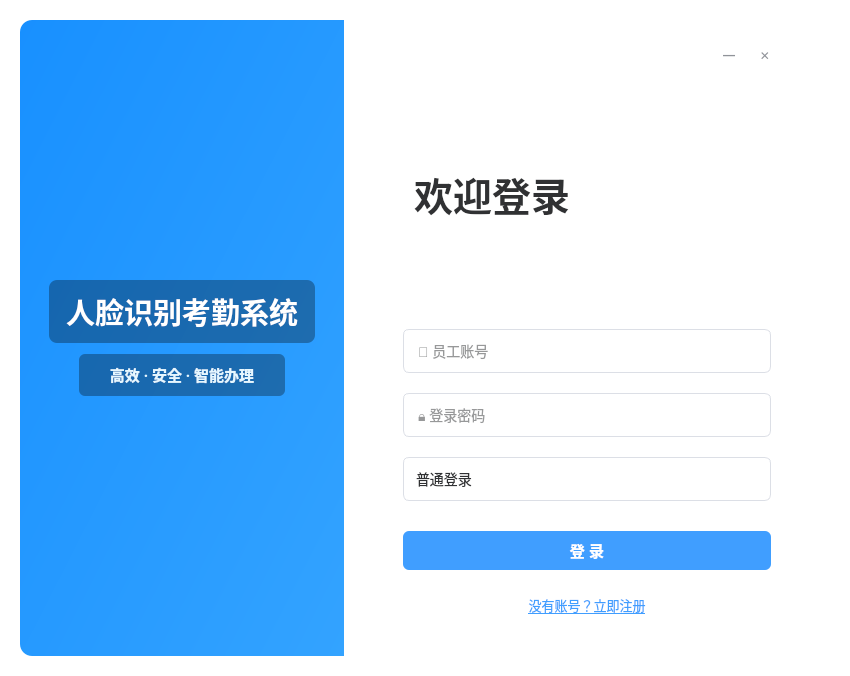
<?xml version="1.0" encoding="UTF-8"?>
<ui version="4.0">
	<class>AttendanceClientClass</class>
	<widget class="QWidget" name="AttendanceClientClass">
		<property name="geometry">
			<rect>
				<x>0</x>
				<y>0</y>
				<width>850</width>
				<height>676</height>
			</rect>
		</property>
		<property name="windowTitle">
			<string>人脸识别签到考勤系统</string>
		</property>
		<property name="styleSheet">
			<string notr="true">QWidget#AttendanceClientClass { background: transparent; }</string>
		</property>
		<layout class="QVBoxLayout" name="verticalLayout_Main">
			<property name="margin" stdset="0">
				<number>20</number>
			</property>
			<item>
				<widget class="QFrame" name="frame_Background">
					<property name="styleSheet">
						<string notr="true">QFrame#frame_Background { background-color: #FFFFFF; border-radius: 12px; }</string>
					</property>
					<layout class="QHBoxLayout" name="horizontalLayout_Card" stretch="4,6">
						<property name="spacing">
							<number>0</number>
						</property>
						<property name="margin" stdset="0">
							<number>0</number>
						</property>
						<item>
							<widget class="QFrame" name="frame_LeftBrand">
								<property name="styleSheet">
									<string notr="true">
										QFrame#frame_LeftBrand {
										background-color: qlineargradient(x1:0, y1:0, x2:1, y2:1, stop:0 #1890FF, stop:1 #33A3FF);
										border-image: url(login_bg.jpg) 0 0 0 0 stretch stretch;
										border-top-left-radius: 12px;
										border-bottom-left-radius: 12px;
										}
									</string>
								</property>
								<layout class="QVBoxLayout" name="verticalLayout_Brand">
									<item>
										<spacer name="verticalSpacer">
											<property name="orientation">
												<enum>Qt::Orientation::Vertical</enum>
											</property>
											<property name="sizeHint" stdset="0">
												<size>
													<width>20</width>
													<height>40</height>
												</size>
											</property>
										</spacer>
									</item>
									<item>
										<widget class="QLabel" name="label_LogoText">
											<property name="font">
												<font>
													<family>Microsoft YaHei</family>
													<pointsize>22</pointsize>
													<bold>true</bold>
												</font>
											</property>
											<property name="styleSheet">
												<string notr="true">color: #FFFFFF; background-color: rgba(0, 0, 0, 80); border-radius: 8px; padding: 10px; margin-left: 20px; margin-right: 20px;</string>
											</property>
											<property name="text">
												<string>人脸识别考勤系统</string>
											</property>
											<property name="alignment">
												<set>Qt::AlignmentFlag::AlignCenter</set>
											</property>
										</widget>
									</item>
									<item>
										<widget class="QLabel" name="label_SubTitle">
											<property name="font">
												<font>
													<family>Microsoft YaHei</family>
													<pointsize>11</pointsize>
													<bold>true</bold>
												</font>
											</property>
											<property name="styleSheet">
												<string notr="true">color: #E6F7FF; background-color: rgba(0, 0, 0, 80); border-radius: 6px; padding: 5px; margin-left: 50px; margin-right: 50px; margin-top: 5px;</string>
											</property>
											<property name="text">
												<string>高效 · 安全 · 智能办理</string>
											</property>
											<property name="alignment">
												<set>Qt::AlignmentFlag::AlignHCenter|Qt::AlignmentFlag::AlignTop</set>
											</property>
										</widget>
									</item>
									<item>
										<spacer name="verticalSpacer_2">
											<property name="orientation">
												<enum>Qt::Orientation::Vertical</enum>
											</property>
											<property name="sizeHint" stdset="0">
												<size>
													<width>20</width>
													<height>40</height>
												</size>
											</property>
										</spacer>
									</item>
								</layout>
							</widget>
						</item>
						<item>
							<widget class="QFrame" name="frame_RightForm">
								<property name="styleSheet">
									<string notr="true">
										QLineEdit, QComboBox {
										border: 1px solid #DCDFE6;
										border-radius: 6px;
										padding: 6px 12px;
										background: white;
										color: #303133;
										font-size: 14px;
										min-height: 30px;
										}
										QLineEdit:hover, QComboBox:hover { border-color: #C0C4CC; }
										QLineEdit:focus, QComboBox:focus { border-color: #409EFF; }
										QComboBox::drop-down { border: none; width: 30px; }
										QComboBox::down-arrow { image: none; border-left: 5px solid transparent; border-right: 5px solid transparent; border-top: 6px solid #909399; margin-top: 2px; }
										QComboBox QAbstractItemView {
										outline: none;
										border: 1px solid #E5E6EB;
										border-radius: 6px;
										background: white;
										padding: 4px;
										}
										QComboBox QAbstractItemView::item {
										min-height: 36px;
										color: #606266;
										padding-left: 8px;
										border-radius: 4px;
										margin: 2px;
										}
										QComboBox QAbstractItemView::item:hover { background-color: #F5F7FA; color: #409EFF; }
										QComboBox QAbstractItemView::item:selected { background-color: #ECF5FF; color: #409EFF; font-weight: bold; }
										QPushButton#btn_Login {
										background-color: #409EFF; color: white; border-radius: 6px; padding: 8px 20px; font-weight: bold; font-size: 15px; border: none; margin-top: 10px;
										}
										QPushButton#btn_Login:hover { background-color: #66B1FF; }
										QPushButton#btn_Login:pressed { background-color: #3A8EE6; }
										QPushButton#btn_ConfirmRegister {
										background-color: #67C23A; color: white; border-radius: 6px; padding: 8px 20px; font-weight: bold; border: none; margin-top: 10px;
										}
										QPushButton#btn_ConfirmRegister:hover { background-color: #85CE61; }
										QPushButton#btn_GoRegister {
										color: #409EFF; border: none; background: transparent; text-decoration: underline; margin-top: 5px; font-size: 13px;
										}
										QPushButton#btn_GoRegister:hover { color: #66B1FF; }
										QPushButton#btn_BackLogin {
										color: #909399; border: none; background: transparent; text-decoration: underline; margin-top: 5px; font-size: 13px;
										}
										QPushButton#btn_BackLogin:hover { color: #606266; }
										QLabel { color: #606266; font-weight: bold; }
									</string>
								</property>
								<layout class="QVBoxLayout" name="verticalLayout_Form">
									<property name="leftMargin">
										<number>50</number>
									</property>
									<property name="topMargin">
										<number>20</number>
									</property>
									<property name="rightMargin">
										<number>50</number>
									</property>
									<property name="bottomMargin">
										<number>30</number>
									</property>
									<item>
										<layout class="QHBoxLayout" name="horizontalLayout_Controls">
											<item>
												<spacer name="spacer_controls">
													<property name="orientation">
														<enum>Qt::Orientation::Horizontal</enum>
													</property>
													<property name="sizeHint" stdset="0">
														<size>
															<width>0</width>
															<height>0</height>
														</size>
													</property>
												</spacer>
											</item>
											<item>
												<widget class="QPushButton" name="btn_Min">
													<property name="minimumSize">
														<size>
															<width>30</width>
															<height>30</height>
														</size>
													</property>
													<property name="styleSheet">
														<string notr="true">QPushButton { color: #909399; font-weight: bold; border: none; background: transparent; } QPushButton:hover { background-color: #F4F4F5; border-radius: 4px; }</string>
													</property>
													<property name="text">
														<string>—</string>
													</property>
												</widget>
											</item>
											<item>
												<widget class="QPushButton" name="btn_Close">
													<property name="minimumSize">
														<size>
															<width>30</width>
															<height>30</height>
														</size>
													</property>
													<property name="styleSheet">
														<string notr="true">QPushButton { color: #909399; font-weight: bold; border: none; background: transparent; } QPushButton:hover { color: #FFF; background-color: #F56C6C; border-radius: 4px; }</string>
													</property>
													<property name="text">
														<string>✕</string>
													</property>
												</widget>
											</item>
										</layout>
									</item>
									<item>
										<spacer name="spacer_top">
											<property name="orientation">
												<enum>Qt::Orientation::Vertical</enum>
											</property>
											<property name="sizeHint" stdset="0">
												<size>
													<width>0</width>
													<height>0</height>
												</size>
											</property>
										</spacer>
									</item>
									<item>
										<widget class="QStackedWidget" name="stackedWidget">
											<property name="currentIndex">
												<number>0</number>
											</property>
											<widget class="QWidget" name="page_Login">
												<layout class="QVBoxLayout" name="vL_Login">
													<property name="spacing">
														<number>20</number>
													</property>
													<item>
														<widget class="QLabel" name="lbl_LoginTitle">
															<property name="font">
																<font>
																	<family>Microsoft YaHei</family>
																	<pointsize>29</pointsize>
																	<bold>true</bold>
																</font>
															</property>
															<property name="styleSheet">
																<string notr="true">color: #303133; border: none; margin-bottom: 10px;</string>
															</property>
															<property name="text">
																<string>欢迎登录</string>
															</property>
														</widget>
													</item>
													<item>
														<widget class="QLineEdit" name="lineEdit_Account">
															<property name="minimumSize">
																<size>
																	<width>0</width>
																	<height>44</height>
																</size>
															</property>
															<property name="placeholderText">
																<string>👤 员工账号</string>
															</property>
														</widget>
													</item>
													<item>
														<widget class="QLineEdit" name="lineEdit_pwd">
															<property name="minimumSize">
																<size>
																	<width>0</width>
																	<height>44</height>
																</size>
															</property>
															<property name="echoMode">
																<enum>QLineEdit::EchoMode::Password</enum>
															</property>
															<property name="placeholderText">
																<string>🔒 登录密码</string>
															</property>
														</widget>
													</item>
													<item>
														<widget class="QComboBox" name="comboBox_Role">
															<property name="minimumSize">
																<size>
																	<width>0</width>
																	<height>44</height>
																</size>
															</property>
															<property name="font">
																<font>
																	<family>Microsoft YaHei</family>
																	<pointsize>-1</pointsize>
																</font>
															</property>
															<item>
																<property name="text">
																	<string>普通登录</string>
																</property>
															</item>
															<item>
																<property name="text">
																	<string>管理员登录</string>
																</property>
															</item>
														</widget>
													</item>
													<item>
														<widget class="QPushButton" name="btn_Login">
															<property name="minimumSize">
																<size>
																	<width>0</width>
																	<height>45</height>
																</size>
															</property>
															<property name="cursor">
																<cursorShape>PointingHandCursor</cursorShape>
															</property>
															<property name="text">
																<string>登 录</string>
															</property>
														</widget>
													</item>
													<item>
														<widget class="QPushButton" name="btn_GoRegister">
															<property name="cursor">
																<cursorShape>PointingHandCursor</cursorShape>
															</property>
															<property name="text">
																<string>没有账号？立即注册</string>
															</property>
														</widget>
													</item>
												</layout>
											</widget>
											<widget class="QWidget" name="page_Register">
												<layout class="QVBoxLayout" name="vL_Reg">
													<item>
														<widget class="QLabel" name="lbl_RegTitle">
															<property name="font">
																<font>
																	<family>Microsoft YaHei</family>
																	<pointsize>16</pointsize>
																	<bold>true</bold>
																</font>
															</property>
															<property name="styleSheet">
																<string notr="true">color: #303133; margin-bottom: 10px; border: none;</string>
															</property>
															<property name="text">
																<string>员工入职注册</string>
															</property>
														</widget>
													</item>
													<item>
														<layout class="QFormLayout" name="formLayout_Reg">
															<property name="labelAlignment">
																<set>Qt::AlignmentFlag::AlignRight|Qt::AlignmentFlag::AlignTrailing|Qt::AlignmentFlag::AlignVCenter</set>
															</property>
															<property name="horizontalSpacing">
																<number>15</number>
															</property>
															<property name="verticalSpacing">
																<number>15</number>
															</property>
															<item row="0" column="1">
																<widget class="QLineEdit" name="lineEdit_RegAccount">
																	<property name="minimumSize">
																		<size>
																			<width>0</width>
																			<height>44</height>
																		</size>
																	</property>
																</widget>
															</item>
															<item row="1" column="0">
																<widget class="QLabel" name="label_5">
																	<property name="font">
																		<font>
																			<family>Microsoft YaHei</family>
																			<pointsize>12</pointsize>
																			<bold>true</bold>
																		</font>
																	</property>
																	<property name="text">
																		<string>姓名:</string>
																	</property>
																	<property name="alignment">
																		<set>Qt::AlignmentFlag::AlignCenter</set>
																	</property>
																</widget>
															</item>
															<item row="1" column="1">
																<widget class="QLineEdit" name="lineEdit_RegName">
																	<property name="minimumSize">
																		<size>
																			<width>0</width>
																			<height>44</height>
																		</size>
																	</property>
																</widget>
															</item>
															<item row="2" column="0">
																<widget class="QLabel" name="label_6">
																	<property name="font">
																		<font>
																			<family>Microsoft YaHei</family>
																			<pointsize>12</pointsize>
																			<bold>true</bold>
																		</font>
																	</property>
																	<property name="text">
																		<string>密码:</string>
																	</property>
																	<property name="alignment">
																		<set>Qt::AlignmentFlag::AlignCenter</set>
																	</property>
																</widget>
															</item>
															<item row="2" column="1">
																<widget class="QLineEdit" name="lineEdit_RegPwd">
																	<property name="minimumSize">
																		<size>
																			<width>0</width>
																			<height>44</height>
																		</size>
																	</property>
																	<property name="echoMode">
																		<enum>QLineEdit::EchoMode::Password</enum>
																	</property>
																</widget>
															</item>
															<item row="3" column="0">
																<widget class="QLabel" name="label_7">
																	<property name="font">
																		<font>
																			<family>Microsoft YaHei</family>
																			<pointsize>12</pointsize>
																			<bold>true</bold>
																		</font>
																	</property>
																	<property name="text">
																		<string>手机:</string>
																	</property>
																	<property name="alignment">
																		<set>Qt::AlignmentFlag::AlignCenter</set>
																	</property>
																</widget>
															</item>
															<item row="3" column="1">
																<widget class="QLineEdit" name="lineEdit_RegPhone">
																	<property name="minimumSize">
																		<size>
																			<width>0</width>
																			<height>44</height>
																		</size>
																	</property>
																</widget>
															</item>
															<item row="4" column="0">
																<widget class="QLabel" name="label_8">
																	<property name="font">
																		<font>
																			<family>Microsoft YaHei</family>
																			<pointsize>12</pointsize>
																			<bold>true</bold>
																		</font>
																	</property>
																	<property name="text">
																		<string>性别:</string>
																	</property>
																	<property name="alignment">
																		<set>Qt::AlignmentFlag::AlignCenter</set>
																	</property>
																</widget>
															</item>
															<item row="4" column="1">
																<widget class="QComboBox" name="comboBox_RegGender">
																	<property name="minimumSize">
																		<size>
																			<width>0</width>
																			<height>44</height>
																		</size>
																	</property>
																	<property name="font">
																		<font>
																			<family>Microsoft YaHei</family>
																			<pointsize>-1</pointsize>
																		</font>
																	</property>
																	<item>
																		<property name="text">
																			<string>男</string>
																		</property>
																	</item>
																	<item>
																		<property name="text">
																			<string>女</string>
																		</property>
																	</item>
																</widget>
															</item>
															<item row="5" column="0">
																<widget class="QLabel" name="label_9">
																	<property name="font">
																		<font>
																			<family>Microsoft YaHei</family>
																			<pointsize>12</pointsize>
																			<bold>true</bold>
																		</font>
																	</property>
																	<property name="text">
																		<string>部门:</string>
																	</property>
																	<property name="alignment">
																		<set>Qt::AlignmentFlag::AlignCenter</set>
																	</property>
																</widget>
															</item>
															<item row="5" column="1">
																<widget class="QComboBox" name="comboBox_RegDept">
																	<property name="minimumSize">
																		<size>
																			<width>0</width>
																			<height>44</height>
																		</size>
																	</property>
																	<property name="font">
																		<font>
																			<family>Microsoft YaHei</family>
																			<pointsize>-1</pointsize>
																		</font>
																	</property>
																	<item>
																		<property name="text">
																			<string>总经办</string>
																		</property>
																	</item>
																	<item>
																		<property name="text">
																			<string>人力资源部</string>
																		</property>
																	</item>
																	<item>
																		<property name="text">
																			<string>财务部</string>
																		</property>
																	</item>
																	<item>
																		<property name="text">
																			<string>销售部</string>
																		</property>
																	</item>
																	<item>
																		<property name="text">
																			<string>研发部</string>
																		</property>
																	</item>
																	<item>
																		<property name="text">
																			<string>市场部</string>
																		</property>
																	</item>
																	<item>
																		<property name="text">
																			<string>客户服务部</string>
																		</property>
																	</item>
																</widget>
															</item>
															<item row="6" column="0">
																<widget class="QLabel" name="label_10">
																	<property name="font">
																		<font>
																			<family>Microsoft YaHei</family>
																			<pointsize>12</pointsize>
																			<bold>true</bold>
																		</font>
																	</property>
																	<property name="text">
																		<string>职位:</string>
																	</property>
																	<property name="alignment">
																		<set>Qt::AlignmentFlag::AlignCenter</set>
																	</property>
																</widget>
															</item>
															<item row="6" column="1">
																<widget class="QComboBox" name="comboBox_RegJobTitle">
																	<property name="minimumSize">
																		<size>
																			<width>0</width>
																			<height>44</height>
																		</size>
																	</property>
																</widget>
															</item>
															<item row="0" column="0">
																<widget class="QLabel" name="label_4">
																	<property name="font">
																		<font>
																			<family>Microsoft YaHei</family>
																			<pointsize>12</pointsize>
																			<bold>true</bold>
																		</font>
																	</property>
																	<property name="text">
																		<string>账号:</string>
																	</property>
																	<property name="alignment">
																		<set>Qt::AlignmentFlag::AlignCenter</set>
																	</property>
																</widget>
															</item>
														</layout>
													</item>
													<item>
														<widget class="QPushButton" name="btn_ConfirmRegister">
															<property name="minimumSize">
																<size>
																	<width>0</width>
																	<height>40</height>
																</size>
															</property>
															<property name="text">
																<string>确 认 注 册</string>
															</property>
														</widget>
													</item>
													<item>
														<widget class="QPushButton" name="btn_BackLogin">
															<property name="text">
																<string>返回登录</string>
															</property>
														</widget>
													</item>
												</layout>
											</widget>
										</widget>
									</item>
									<item>
										<spacer name="spacer_bot">
											<property name="orientation">
												<enum>Qt::Orientation::Vertical</enum>
											</property>
											<property name="sizeHint" stdset="0">
												<size>
													<width>0</width>
													<height>0</height>
												</size>
											</property>
										</spacer>
									</item>
								</layout>
							</widget>
						</item>
					</layout>
				</widget>
			</item>
		</layout>
	</widget>
	<resources/>
	<connections/>
</ui>
